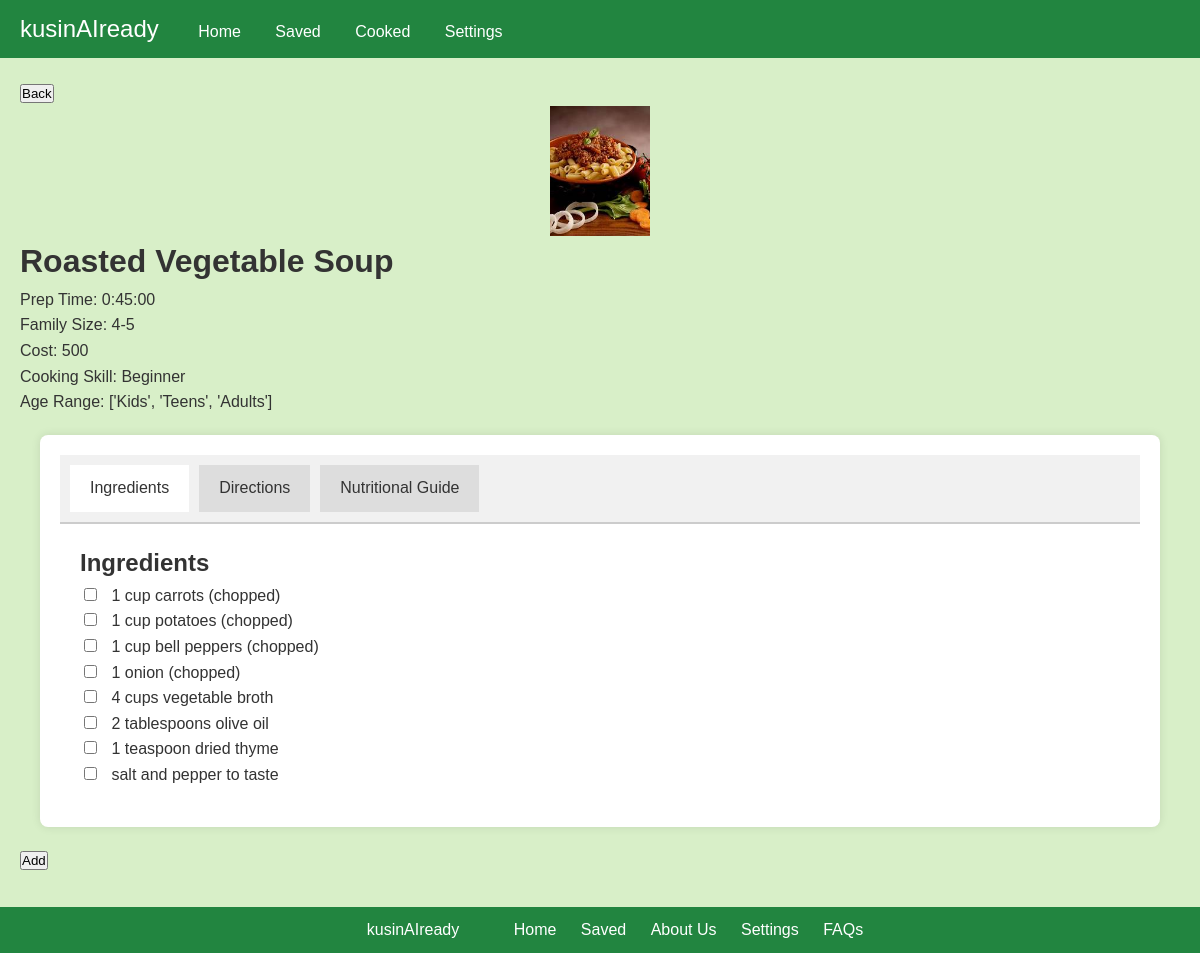
Page /homedish/7/ (signed in) on the committed database.
### kusinaiapp/models.py (models this page shows, shortened)
class Dish(models.Model):
    MEAL_TYPE_CHOICES = [
        ('Appetizer', 'Appetizer'),
        ('Soup', 'Soup'),
        ('Dessert', 'Dessert'),
        ('Vegetable Dishes', 'Vegetable Dishes'),
        ('Vegetable with Seafood', 'Vegetable with Seafood'),
        ('Vegetable with Meat', 'Vegetable with Meat'),
    ]
    dish_name = models.CharField(max_length=200)
    preparation_time = models.DurationField()
    ingredient_list = models.TextField()
    number_of_servings = models.CharField(max_length=50)
    procedure = models.TextField()
    nutritional_guide = models.TextField()
    skills_needed = models.CharField(max_length=200)
    age_range_that_can_eat = models.JSONField()
    cost = models.IntegerField()  # Changed to IntegerField
    dish_image = models.ImageField(upload_to='dish_images/')
    meal_type = models.CharField(max_length=30, choices=MEAL_TYPE_CHOICES)

### kusinaiapp/views.py (the view)
# urls.py: path('homedish/<int:dish_id>/', views.homedish, name='homedish'),
@login_required
def homedish(request, dish_id):
    try:
        dish = Dish.objects.get(id=dish_id)
    except Dish.DoesNotExist:
        return HttpResponse('Dish not found', status=404)
    ingredients = dish.ingredient_list.split(',')
    steps = dish.procedure.split('\n') if dish.procedure else []
    meal_type = request.GET.get('meal_type', 'Recommended Dishes')
    budget = request.GET.get('budget', '')
    context = {
        'dish': dish,
        'ingredients': ingredients,  # Add processed ingredients to context
        'steps': steps,  # Add processed steps to context
        'selected_meal_type': meal_type,
        'selected_budget': budget
    }
    return render(request, 'homedish.html', context)

### templates/homedish.html (shortened to what this page needs)
<!DOCTYPE html>
<html lang="en">
<head>
    {% load static %}
    <link rel="stylesheet" href="{% static 'css/style.css' %}">
</head>
<body>
    <header>
        <nav>
            <div class="logo">kusinAIready</div>
            <div class="nav-menu">
                <div class="nav-links">
                    <a href="{% url 'home' %}">Home</a>
                    <a href="{% url 'saved' %}">Saved</a>
                    <a href="{% url 'cooked' %}">Cooked</a>
                    <a href="{% url 'settings' %}">Settings</a>
                </div>
            </div>
        </nav>
    </header>
    <main>
        <button class="back-button" onclick="window.history.back()">Back</button>
        <div class="dish-details">
            <img src="{{ dish.dish_image.url }}" alt="{{ dish.dish_name }}">
            <h1>{{ dish.dish_name }}</h1>
            <p>Prep Time: {{ dish.preparation_time }}</p>
            <p>Family Size: {{ dish.number_of_servings }}</p>
            <p>Cost: {{ dish.cost }}</p>
            <p>Cooking Skill: {{ dish.skills_needed }}</p>
            <p>Age Range: {{ dish.age_range_that_can_eat }}</p>
        </div>
        <div class="panel">
            <div class="tabs">
                <div class="tab active" data-tab="ingredients">Ingredients</div>
                <div class="tab" data-tab="directions">Directions</div>
                <div class="tab" data-tab="nutritional">Nutritional Guide</div>
            </div>
            <div class="tab-content ingredients active">
                <h2>Ingredients</h2>
                {% for ingredient in ingredients %}
                    <div>
                        <input type="checkbox" id="ingredient_{{ forloop.counter }}" class="ingredient-checkbox">
                        <label for="ingredient_{{ forloop.counter }}">{{ ingredient }}</label>
                    </div>
                {% endfor %}
            </div>
        </div>
        <button class="add-button" type="button" onclick="openModal('{{ dish.id }}')">Add</button>
    </main>
    <footer>
        <div class="footer-left">kusinAIready</div>
        <div class="footer-right">
            <a href="{% url 'home' %}">Home</a>
            <a href="{% url 'saved' %}">Saved</a>
            <a href="{% url 'about' %}">About Us</a>
            <a href="{% url 'settings' %}">Settings</a>
            <a href="{% url 'faqs' %}">FAQs</a>
        </div>
    </footer>
</body>
</html>

### static/css/style.css (style rules this page uses)
body, h1, h2, h3, p, button { margin: 0; padding: 0; box-sizing: border-box; }
body { font-family: 'Montserrat', sans-serif; line-height: 1.6; color: #333; background-color: #D8EFC8; padding-bottom: 60px; margin: 0 auto; max-width: 1200px; }
header { background-color: #228540; color: #fff; padding: 10px 20px; width: 100%; position: fixed; top: 0; left: 0; z-index: 1000; }
header .logo { font-size: 24px; display: inline-block; }
header .nav-menu { position: relative; display: inline-block; }
header .nav-links { display: inline-block; margin-left: 20px; }
header .nav-links a { color: #fff; text-decoration: none; padding: 0 15px; display: inline-block; transition: color 0.3s ease; }
main { padding: 80px 20px 20px; }
footer { background-color: #228540; color: #fff; padding: 10px 20px; text-align: center; width: 100%; position: fixed; bottom: 0; left: 0; z-index: 1000; }
footer .footer-left, footer .footer-right { display: inline-block; padding: 0 20px; }
footer .footer-right a { color: #fff; text-decoration: none; padding: 0 10px; }
footer::after { content: ""; display: table; clear: both; }
.dish-details img { width: 100px; height: 130px; object-fit: cover; display: block; margin: 0 auto; }

### templates/homedish.html (style rules this page uses)
.panel { background-color: #fff; padding: 20px; border-radius: 8px; box-shadow: 0 0 10px rgba(0, 0, 0, 0.1); margin: 20px; }
.tabs { display: flex; cursor: pointer; padding: 10px; background: #f1f1f1; border-bottom: 2px solid #ccc; }
.tab { padding: 10px 20px; margin-right: 10px; background: #ddd; }
.tab.active { background: #fff; border-bottom: 2px solid #fff; }
.tab-content { display: none; padding: 20px; }
.tab-content.active { display: block; }
.ingredient-checkbox { margin-right: 10px; }

### rows in the picture
Dish: dish_image (picture), dish_name "Roasted Vegetable Soup", preparation_time "0:45:00", number_of_servings "4-5", cost "500", skills_needed "Beginner", age_range_that_can_eat "['Kids', 'Teens', 'Adults']"

### other values in the picture
{{ ingredient }} "1 cup carrots (chopped)" "1 cup potatoes (chopped)" "1 cup bell peppers (chopped)" "1 onion (chopped)" "4 cups vegetable broth" "2 tablespoons olive oil" "1 teaspoon dried thyme" "salt and pepper to taste"
